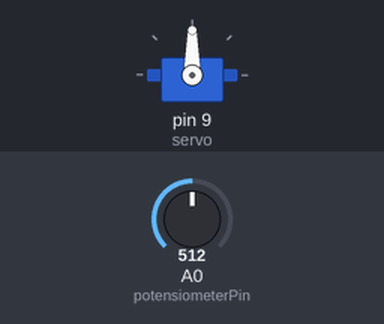
The sketch below on a simulated Arduino Uno, built with avr-gcc and run on an emulated ATmega328P. Parts: servo. Inputs (shaded band) come from the test bench; at power-on: A0 (potensiometerPin) = 512.

Above: at 1.2 s.
1.3 s: A0 (potensiometerPin) set to 716
At 2.5 s:
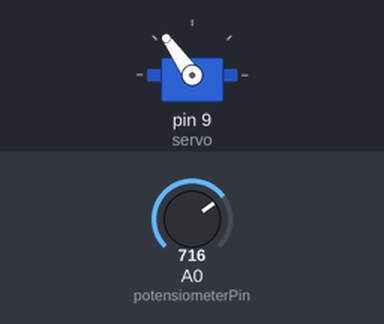
2.8 s: A0 (potensiometerPin) set to 900
At 3.6 s:
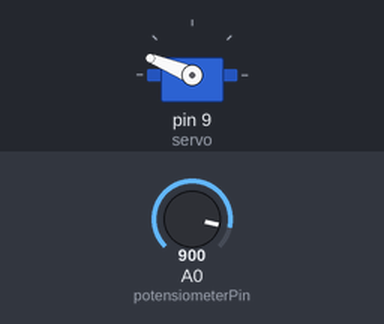
4.3 s: A0 (potensiometerPin) set to 1023
At 5.0 s:
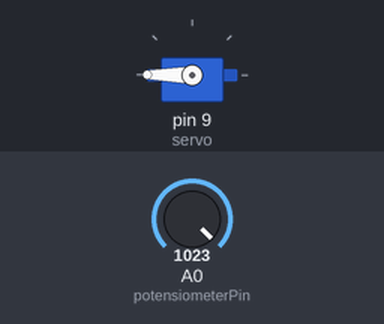
5.8 s: A0 (potensiometerPin) set to 306
At 7.0 s:
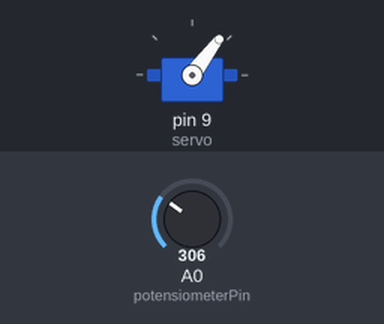
7.3 s: A0 (potensiometerPin) set to 122
At 8.5 s:
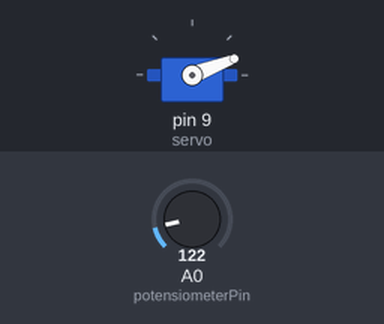
Timing chart, 0 to 9.8 s (numbered marks = the images above; inputs shaded):
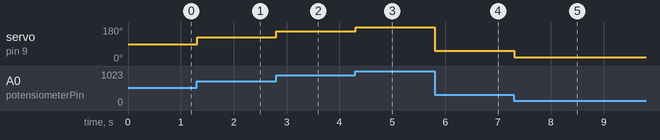

The sketch:

Pot_Servo.ino
```cpp
#include <Servo.h>
const int potensiometerPin = A0;
Servo servo;
void setup() {
  servo.attach(9);
}
void loop() {

  int nilaiPotensiometer = analogRead(potensiometerPin);
  int sudutServo = map(nilaiPotensiometer, 0, 1023, 0, 180);
  servo.write(sudutServo);

  delay(15);
}
```

Measured:
- after the input at 1.3 s, servo on pin 9 (servo): 90° → 125° at once
- after the input at 2.8 s, servo on pin 9 (servo): 125° → 158° at once
- after the input at 4.3 s, servo on pin 9 (servo): 158° → 180° at once
- after the input at 5.8 s, servo on pin 9 (servo): 180° → 53° at once
- after the input at 7.3 s, servo on pin 9 (servo): 53° → 21° at once
